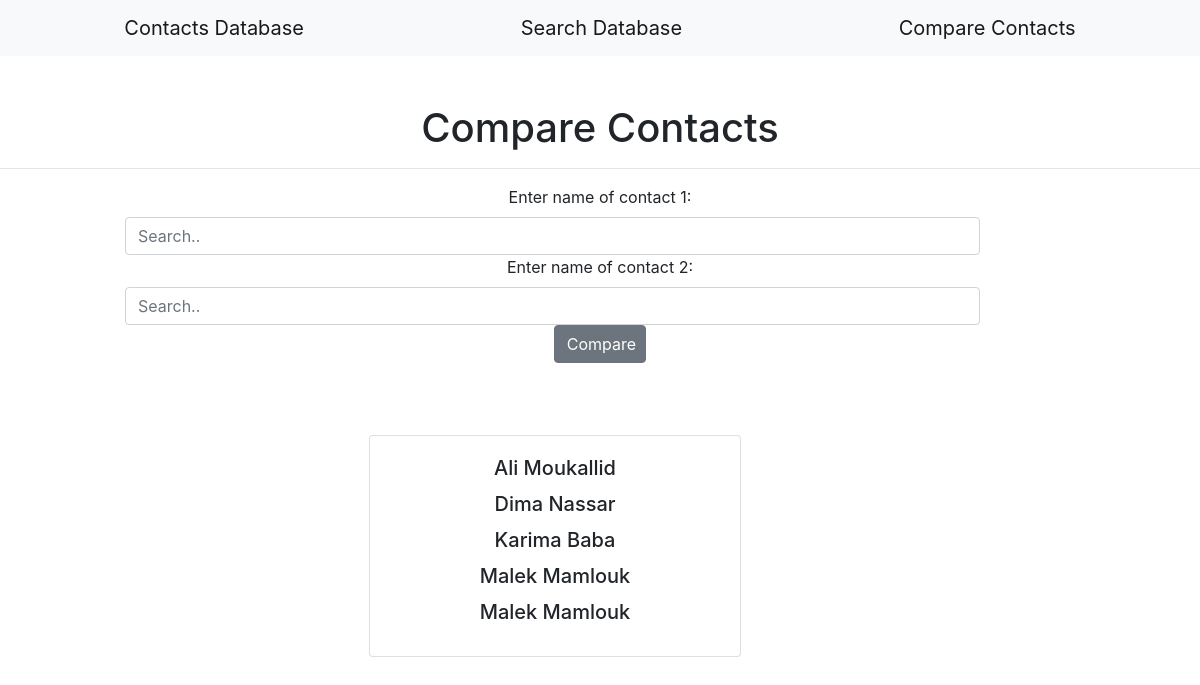
/comparePage, run on the app's committed database.
### main/models.py (models this page shows)
class ContactsBook(models.Model):
    name = models.CharField(max_length=100)
    profession = models.CharField(max_length=100)
    telephone1 = models.IntegerField(max_length=7)
    telephone2 = models.IntegerField(max_length=7)

### main/views.py (the view)
# urls.py: path("comparePage", views.comparePage, name="comparePage"),
def comparePage(request):
  people = ContactsBook.objects.all().order_by("name", "profession").values()
  return render(request, "compare.html", {"contacts":people})

### main/templates/compare.html (shortened to what this page needs)
<!DOCTYPE html>
<html>
   <head>
    <link rel="stylesheet" href="https://stackpath.bootstrapcdn.com/bootstrap/4.4.1/css/bootstrap.min.css">
  </head>
  <body>
    {% load crispy_forms_tags %}
    <nav class="navbar navbar-light bg-light">
      <a class="navbar-brand mx-auto" href="/">
        Contacts Database
      </a>
      <a class="navbar-brand mx-auto" href="searchPage">
        Search Database
      </a>
      <a class="navbar-brand mx-auto" href="comparePage">
        Compare Contacts
      </a>
    </nav>
    <br><br>
    <h1 class = "text-center">
      Compare Contacts
      <hr>
    </h1>
    <div class="container text-center mb-4">
      <form method="POST" action="compare" >
          <label for="search1"> Enter name of contact 1: </label><br>
          <div class="row ">
              <p class="col-1"></p>
              <input class="col-9 form-control " type="search" name="search1" id="search1" placeholder="Search..">
          </div>
          <label for="search2"> Enter name of contact 2: </label><br>
          <div class="row ">
              <p class="col-1"></p>
              <input class="col-9 form-control " type="search" name="search2" id="search2" placeholder="Search..">
          </div>
          <button class ="col-1 btn btn-secondary " type="submit">Compare</button><br>
      </form>
    </div>
    <br><br>
    <div class="container text-center row" center>
      <div class="col"> </div>
      <div class="card col" style="width: 18rem;">
          <div class="card-body">
            {% for contact in contacts %}
            <h5 class="card-title">{{ contact.name }}</h5>
            {% endfor %}
      </div>
    </div>
    {% block content %}
      <div class="col">
  {% endblock %}
  </body>
</html>

### data on the page
ContactsBook: name "Ali Moukallid"
ContactsBook: name "Dima Nassar"
ContactsBook: name "Karima Baba"
ContactsBook: name "Malek Mamlouk"
ContactsBook: name "Malek Mamlouk"
